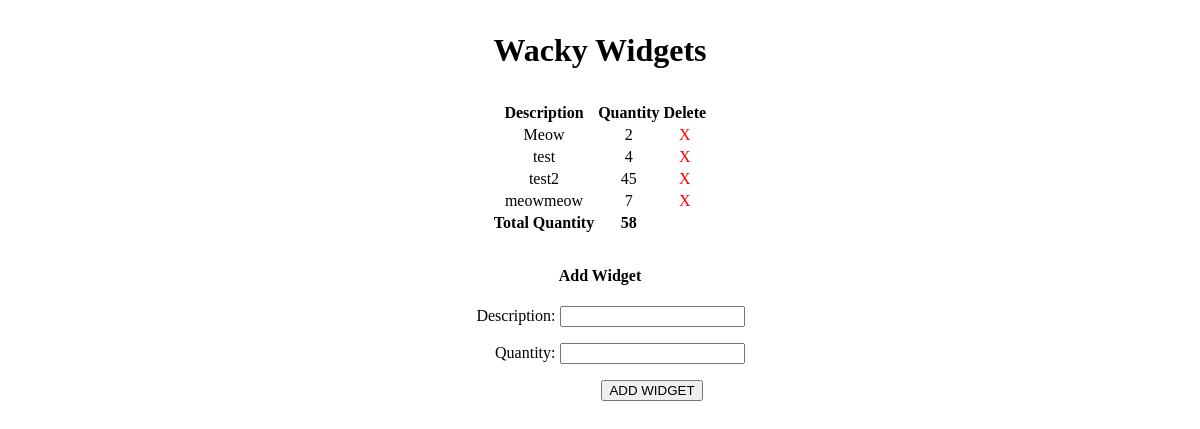
Before: / with the older database file.
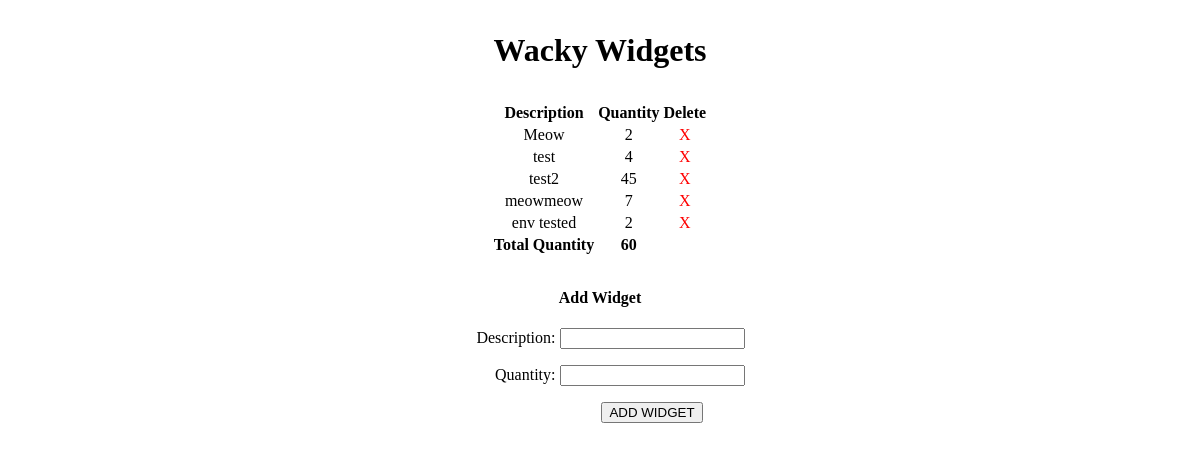
After: the same page with the newer database file.
### main_app/models.py (models this page shows)
class Widget(models.Model):
    description = models.CharField(max_length=100)
    quantity = models.IntegerField()

### main_app/views.py (the view)
# urls.py: path('', views.home, name='home'),
def home(request):
    my_widgets = Widget.objects.all()
    widget_form = WidgetForm()
    widget_total = Widget.objects.aggregate(Sum('quantity'))["quantity__sum"]
    return render(request, 'index.html', {
        "widget_form": widget_form,
        "widget_list": my_widgets,
        "widget_total": widget_total
    })

### main_app/forms.py
class WidgetForm(ModelForm):
    class Meta:
        model = Widget
        fields = ['description', 'quantity',]

### main_app/templates/index.html (shortened to what this page needs)
{% load static %}
<!DOCTYPE html>
<html lang="en">
<head>
    <link rel="stylesheet" href="https://unpkg.com/purecss@1.0.0/build/pure-min.css">
    <link rel="stylesheet" href="{% static 'css/style.css' %}">
</head>
<body>
    <h1>Wacky Widgets</h1>
    <div>
        {% if widget_list|length %}
        <table class="pure-table pure-table-striped">
            <thead>
                <tr>
                    <th>Description</th>
                    <th>Quantity</th>
                    <th>Delete</th>
                </tr>
            </thead>
            {% for widget in widget_list %}
            <tr>
                <td>{{ widget.description }}</td>
                <td>{{ widget.quantity }}</td>
                <td><a href="{% url 'delete' widget.id %}">X</a></td>
            </tr>
            {% endfor %}
            <tfoot>
                <tr>
                    <th>Total Quantity</th>
                    <th>{{ widget_total }}</th>
                    <th></th>
                </tr>
            </tfoot>
        </table>
        {% else %}
        <h3>No Widgets Exist</h3>
        <hr>
        {% endif %}
        <h4>Add Widget</h4>
        <form method="POST" action="{% url 'create' %}" class="pure-form">
            {{ widget_form.as_p }}
            <input id="sub" type="submit" class="pure-button" value="ADD WIDGET">
        </form>
    </div>
</body>
</html>

Changed rows visible on the page:
added Widget: description "env tested", quantity "2"
Other visible differences:
{{ widget_total }}: "58" → "60"
